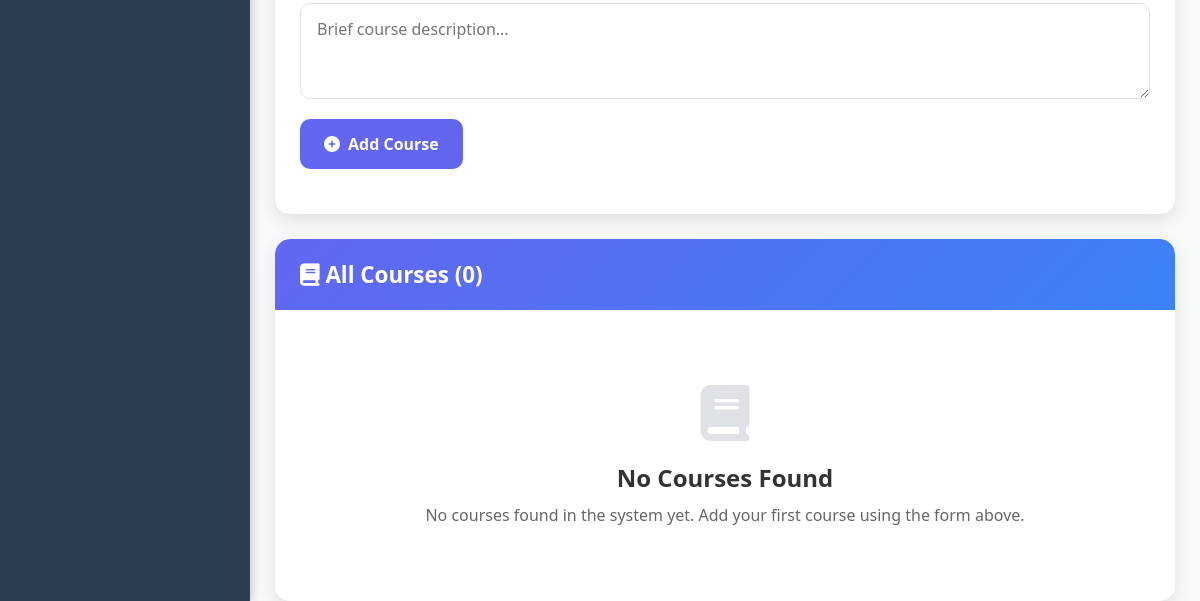
/admin/manage_courses.php (signed in, lower part), run on an earlier commit of the app's database.
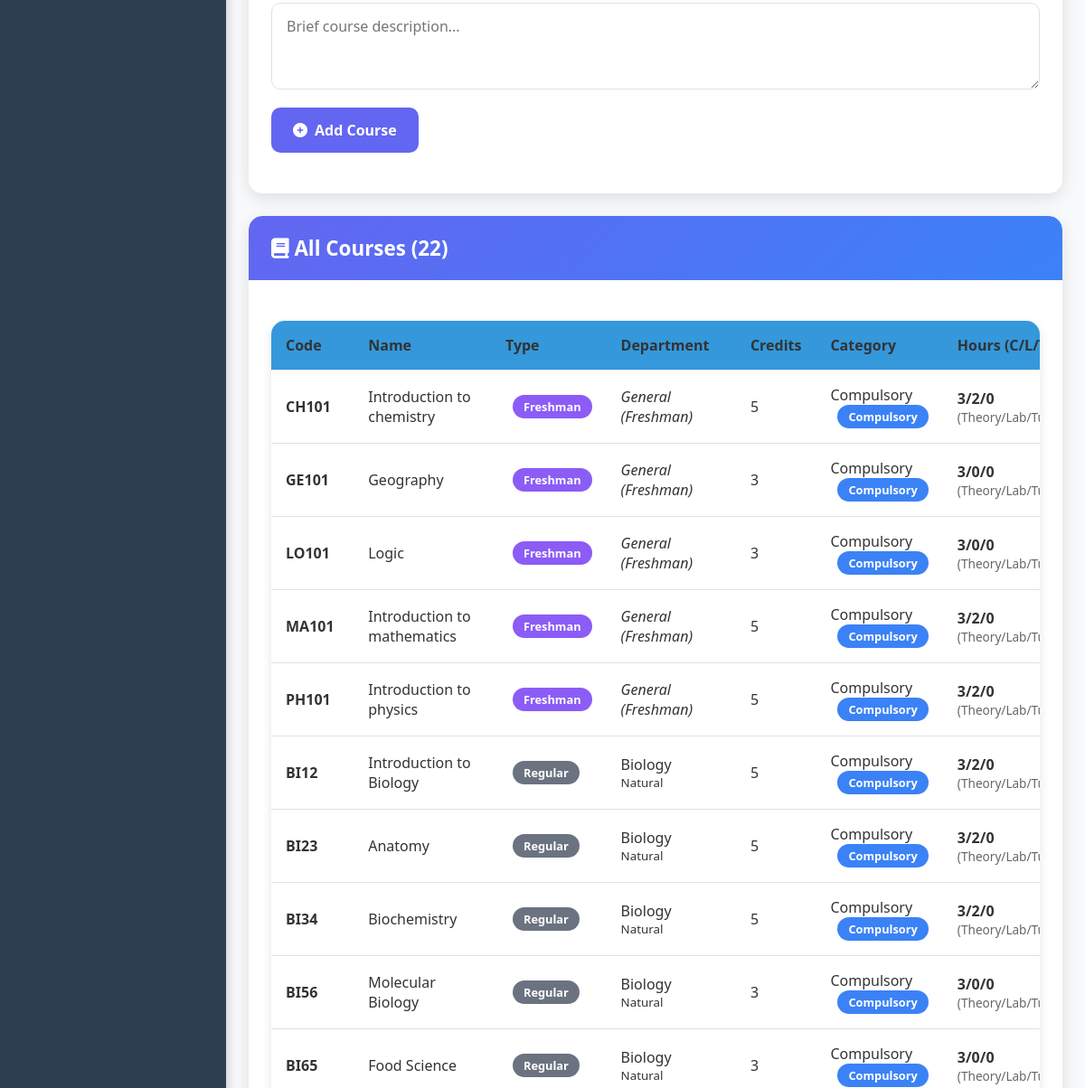
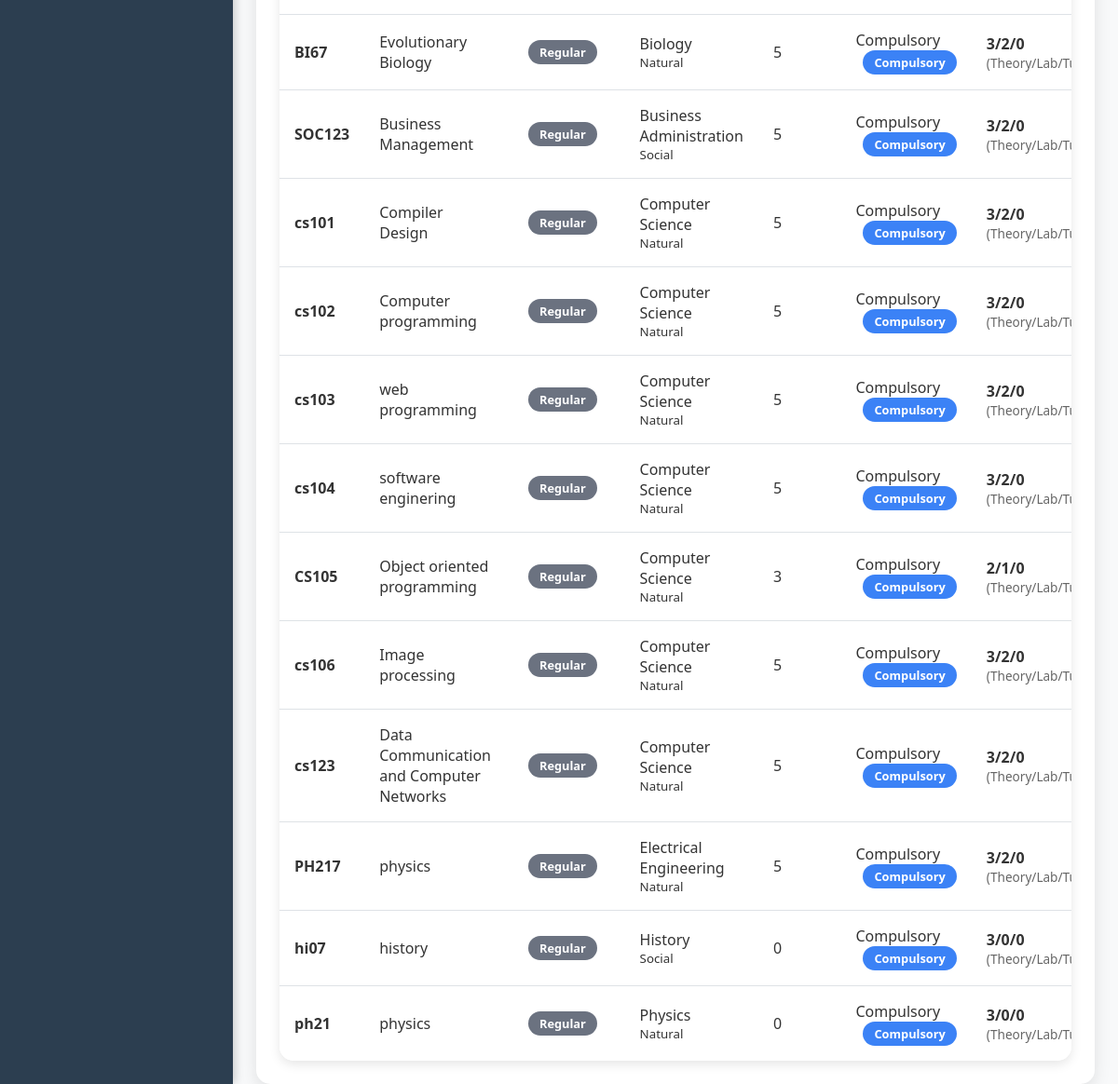
And on a later commit of the database (2 pictures, top to bottom).
### tables this page shows
CREATE TABLE `courses` (
  `course_id` int(11) NOT NULL,
  `course_code` varchar(20) NOT NULL,
  `course_name` varchar(100) NOT NULL,
  `credit_hours` int(11) NOT NULL,
  `department_id` int(11) DEFAULT NULL,
  `created_at` timestamp NOT NULL DEFAULT current_timestamp(),
  `prerequisite` varchar(255) DEFAULT NULL,
  `category` enum('Compulsory','Elective','Optional') DEFAULT 'Compulsory',
  `contact_hours` int(11) NOT NULL DEFAULT 3,
  `lab_hours` int(11) NOT NULL DEFAULT 0,
  `tutorial_hours` int(11) NOT NULL DEFAULT 0,
  `description` text DEFAULT NULL,
  `is_freshman` tinyint(1) DEFAULT 0
);

CREATE TABLE `departments` (
  `department_id` int(11) NOT NULL,
  `department_name` varchar(100) NOT NULL,
  `department_code` varchar(10) DEFAULT NULL,
  `category` varchar(50) NOT NULL,
  `description` text DEFAULT NULL
);

### public/admin/manage_courses.php (the view, shortened to what the changed rows need)
<?php
require __DIR__ . '/../../includes/db.php';
include __DIR__ . '/../includes/darkmode.php';
$courses = $pdo->query("
    SELECT c.course_id, c.course_name, c.course_code, c.credit_hours, c.category as course_category,
           c.is_freshman, c.contact_hours, c.lab_hours, c.tutorial_hours, c.prerequisite, c.description,
           d.department_name, d.category as dept_category
    FROM courses c
    LEFT JOIN departments d ON c.department_id = d.department_id
    ORDER BY c.is_freshman DESC, d.department_name, c.course_code
")->fetchAll();
?>
<!DOCTYPE html>
<html lang="en" data-theme="<?= $darkMode ? 'dark' : 'light' ?>">
<head>
<link rel="stylesheet" href="https://cdnjs.cloudflare.com/ajax/libs/font-awesome/6.4.0/css/all.min.css">
<link rel="stylesheet" href="../../assets/css/darkmode.css">
</head>
<body>
    <div class="main-content">
        <div class="card">
            <div class="card-header">
                <h3><i class="fas fa-book"></i> All Courses (<?= count($courses) ?>)</h3>
            </div>
            <div class="card-body">
                <?php if($courses): ?>
                    <div class="table-container">
                        <table class="courses-table">
                            <thead>
                                <tr>
                                    <th>Code</th>
                                    <th>Name</th>
                                    <th>Type</th>
                                    <th>Department</th>
                                    <th>Credits</th>
                                    <th>Category</th>
                                    <th>Hours (C/L/T)</th>
                                </tr>
                            </thead>
                            <tbody>
                                <?php foreach($courses as $c): ?>
                                <tr>
                                    <td data-label="Code"><strong><?= htmlspecialchars($c['course_code']) ?></strong></td>
                                    <td data-label="Name"><?= htmlspecialchars($c['course_name']) ?></td>
                                    <td data-label="Type">
                                        <?php if($c['is_freshman']): ?>
                                            <span class="course-badge badge-freshman">Freshman</span>
                                        <?php else: ?>
                                            <span class="course-badge badge-regular">Regular</span>
                                        <?php endif; ?>
                                    </td>
                                    <td data-label="Department">
                                        <?php if($c['department_name']): ?>
                                            <?= htmlspecialchars($c['department_name']) ?>
                                            <br><small><?= $c['dept_category'] ?></small>
                                        <?php else: ?>
                                            <em>General (Freshman)</em>
                                        <?php endif; ?>
                                    </td>
                                    <td data-label="Credits"><?= $c['credit_hours'] ?></td>
                                    <td data-label="Category">
                                        <?= $c['course_category'] ?>
                                        <span class="course-badge badge-<?= strtolower($c['course_category']) ?>">
                                            <?= $c['course_category'] ?>
                                        </span>
                                    </td>
                                    <td data-label="Hours">
                                        <strong><?= $c['contact_hours'] ?>/<?= $c['lab_hours'] ?>/<?= $c['tutorial_hours'] ?></strong>
                                        <br>
                                        <small class="hours-info">(Theory/Lab/Tutorial)</small>
                                    </td>
                                </tr>
                                <?php endforeach; ?>
                            </tbody>
                        </table>
                    </div>
                <?php else: ?>
                    <div class="empty-state">
                        <i class="fas fa-book"></i>
                        <h3>No Courses Found</h3>
                        <p>No courses found in the system yet. Add your first course using the form above.</p>
                    </div>
                <?php endif; ?>
            </div>
        </div>
    </div>
</body>
</html>

What changed in the data, as far as the page shows it:
added courses: course_code "CH101", course_name "Introduction to chemistry", is_freshman "Freshman", shows "General (Freshman)", credit_hours "5", category "Compulsory", contact_hours "3", lab_hours "2", tutorial_hours "0"
added courses: course_code "GE101", course_name "Geography", is_freshman "Freshman", shows "General (Freshman)", credit_hours "3", category "Compulsory", contact_hours "3", lab_hours "0", tutorial_hours "0"
added courses: course_code "LO101", course_name "Logic", is_freshman "Freshman", shows "General (Freshman)", credit_hours "3", category "Compulsory", contact_hours "3", lab_hours "0", tutorial_hours "0"
added courses: course_code "MA101", course_name "Introduction to mathematics", is_freshman "Freshman", shows "General (Freshman)", credit_hours "5", category "Compulsory", contact_hours "3", lab_hours "2", tutorial_hours "0"
added courses: course_code "PH101", course_name "Introduction to physics", is_freshman "Freshman", shows "General (Freshman)", credit_hours "5", category "Compulsory", contact_hours "3", lab_hours "2", tutorial_hours "0"
added courses: course_code "BI12", course_name "Introduction to Biology", is_freshman "Regular", department.department_name "Biology", department.category "Natural", credit_hours "5", category "Compulsory", contact_hours "3", lab_hours "2", tutorial_hours "0"
added courses: course_code "BI23", course_name "Anatomy", is_freshman "Regular", department.department_name "Biology", department.category "Natural", credit_hours "5", category "Compulsory", contact_hours "3", lab_hours "2", tutorial_hours "0"
added courses: course_code "BI34", course_name "Biochemistry", is_freshman "Regular", department.department_name "Biology", department.category "Natural", credit_hours "5", category "Compulsory", contact_hours "3", lab_hours "2", tutorial_hours "0"
added courses: course_code "BI56", course_name "Molecular Biology", is_freshman "Regular", department.department_name "Biology", department.category "Natural", credit_hours "3", category "Compulsory", contact_hours "3", lab_hours "0", tutorial_hours "0"
added courses: course_code "BI65", course_name "Food Science", is_freshman "Regular", department.department_name "Biology", department.category "Natural", credit_hours "3", category "Compulsory", contact_hours "3", lab_hours "0", tutorial_hours "0"
added courses: course_code "BI67", course_name "Evolutionary Biology", is_freshman "Regular", department.department_name "Biology", department.category "Natural", credit_hours "5", category "Compulsory", contact_hours "3", lab_hours "2", tutorial_hours "0"
added courses: course_code "SOC123", course_name "Business Management", is_freshman "Regular", department.department_name "Business Administration", department.category "Social", credit_hours "5", category "Compulsory", contact_hours "3", lab_hours "2", tutorial_hours "0"
added courses: course_code "cs101", course_name "Compiler Design", is_freshman "Regular", department.department_name "Computer Science", department.category "Natural", credit_hours "5", category "Compulsory", contact_hours "3", lab_hours "2", tutorial_hours "0"
added courses: course_code "cs102", course_name "Computer programming", is_freshman "Regular", department.department_name "Computer Science", department.category "Natural", credit_hours "5", category "Compulsory", contact_hours "3", lab_hours "2", tutorial_hours "0"
added courses: course_code "cs103", course_name "web programming", is_freshman "Regular", department.department_name "Computer Science", department.category "Natural", credit_hours "5", category "Compulsory", contact_hours "3", lab_hours "2", tutorial_hours "0"
added courses: course_code "cs104", course_name "software enginering", is_freshman "Regular", department.department_name "Computer Science", department.category "Natural", credit_hours "5", category "Compulsory", contact_hours "3", lab_hours "2", tutorial_hours "0"
added courses: course_code "CS105", course_name "Object oriented programming", is_freshman "Regular", department.department_name "Computer Science", department.category "Natural", credit_hours "3", category "Compulsory", contact_hours "2", lab_hours "1", tutorial_hours "0"
added courses: course_code "cs106", course_name "Image processing", is_freshman "Regular", department.department_name "Computer Science", department.category "Natural", credit_hours "5", category "Compulsory", contact_hours "3", lab_hours "2", tutorial_hours "0"
added courses: course_code "cs123", course_name "Data Communication and Computer Networks", is_freshman "Regular", department.department_name "Computer Science", department.category "Natural", credit_hours "5", category "Compulsory", contact_hours "3", lab_hours "2", tutorial_hours "0"
added courses: course_code "PH217", course_name "physics", is_freshman "Regular", department.department_name "Electrical Engineering", department.category "Natural", credit_hours "5", category "Compulsory", contact_hours "3", lab_hours "2", tutorial_hours "0"
added courses: course_code "hi07", course_name "history", is_freshman "Regular", department.department_name "History", department.category "Social", credit_hours "0", category "Compulsory", contact_hours "3", lab_hours "0", tutorial_hours "0"
added courses: course_code "ph21", course_name "physics", is_freshman "Regular", department.department_name "Physics", department.category "Natural", credit_hours "0", category "Compulsory", contact_hours "3", lab_hours "0", tutorial_hours "0"
Also different on the page:
count($courses): "0" → "22"
text no longer shown: "No Courses Found No courses found in the system yet. Add your first course using the form above."
text now shown: "Code Name Type Department Credits Category Hours…"
